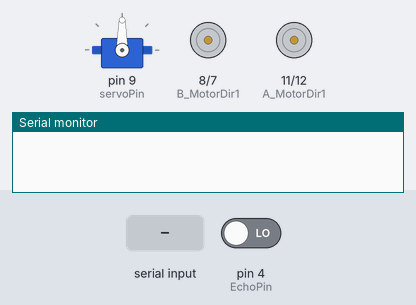
Simulated run of this sketch. Board: Arduino Uno, built with avr-gcc and run on an emulated ATmega328P. Parts: servo, motor-driver pin pairs drawn as motors (green arrow = first pin HIGH = forward, orange = second pin HIGH = backward, longer = more drive, scaled by the enable pin), the last lines printed to the serial monitor. The inputs (shaded band) are chosen by the test bench; at power-on: pin 4 (EchoPin) LOW.

Above: at 1.2 s.
1.3 s: byte 53 (FELADAT1START) received over Serial
At 3.4 s:
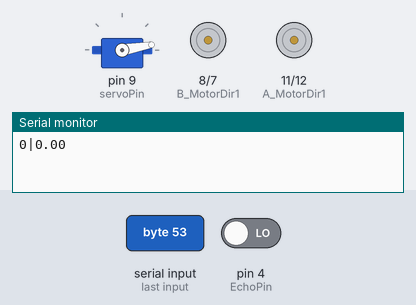
4.3 s: "1" received over Serial
At 5.8 s:
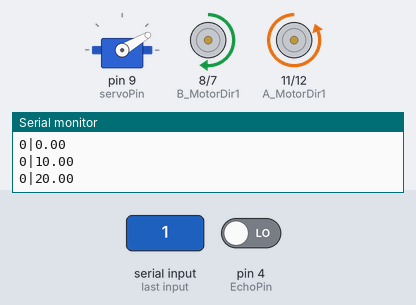
7.3 s: byte 51 (LEFT) received over Serial
At 7.6 s:
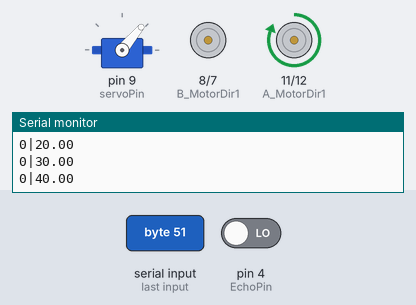
10.3 s: "0" received over Serial
At 11.6 s:
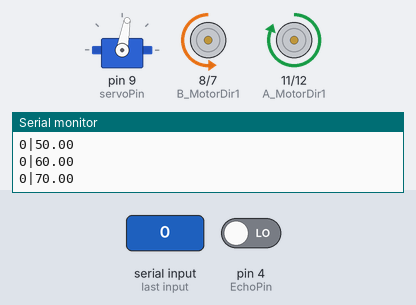
13.3 s: byte 52 (STOP) received over Serial
At 15.4 s:
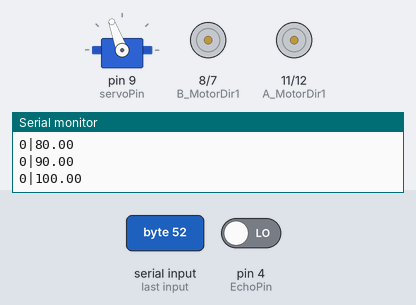
16.3 s: "2" received over Serial
At 17.5 s:
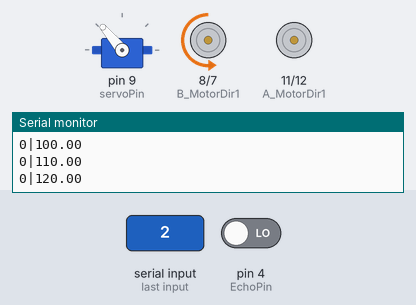
Timing chart, 0 to 23.2 s (numbered marks = the images above; inputs shaded):
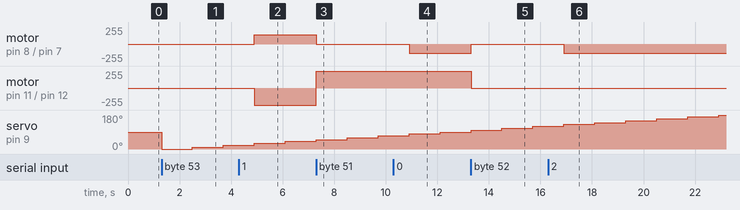

The sketch:

bir_auto.ino
```cpp
#include <TimerOne.h>
#include <Servo.h>

int maxDistance = 50;

int EchoPin = 4;
int TriggerPin = 5;
int MaximumRange = 200;
int MinimumRange = 0;

int servoPin = 9;
Servo myservo;

int A_MotorEnable = 13;
int A_MotorDir2 = 12;
int A_MotorDir1 = 11;

int B_MotorDir1 = 8;
int B_MotorDir2 = 7;
int B_MotorEnable = 6;

int MotorSpeed = 140;

enum gestureType {
  START = 48,
  DOWN = 49,
  RIGHT = 50,
  LEFT = 51,
  STOP = 52,
  FELADAT1START = 53,
  FELADAT1END = 54,
  FELADAT2START = 55,
  FELADAT2END = 56,
  WAITING = 57
};

gestureType actGesture;

struct detectedObject {
  float angle;
  float distance;
};

void setup() {
  // put your setup code here, to run once:
  //pinMode(LED_BUILTIN, OUTPUT);
  Serial.begin(9600);
  myservo.attach(servoPin);

    pinMode(A_MotorDir1, OUTPUT);
  pinMode(A_MotorDir2, OUTPUT);
  pinMode(A_MotorEnable, OUTPUT);
  pinMode(B_MotorDir1, OUTPUT);
  pinMode(B_MotorDir2, OUTPUT);
  pinMode(B_MotorEnable, OUTPUT);

}

void loop() {
  // put your main code here, to run repeatedly:
  switch (actGesture) {
    case FELADAT1START:
      doSonarMeasurement();
      break;
  }

  watchForIncomingMessages();
}

void watchForIncomingMessages() {
  if (Serial.available() > 0) {
    // read the incoming byte:
    int incomingByte = Serial.read();
    switch ( incomingByte) {
      case START:
        moveCarForward();
        break;
      case RIGHT:
        moveCarRight();
        break;
      case DOWN:
        moveCarBackward();
        break;
      case LEFT:
        moveCarLeft();
        break;
      case STOP:
        stopCar();
        break;
      case FELADAT1START:
        actGesture = FELADAT1START;
        break;
      case FELADAT1END:
        actGesture = FELADAT1END;
        break;
      case FELADAT2END:
        stopCar();
        break;
    }
  }
}

void moveCarLeft() {
  A_motorF();
  B_motorStop();
  analogWrite(A_MotorEnable, MotorSpeed);
  analogWrite(B_MotorEnable, MotorSpeed);
}

void moveCarForward() {
  A_motorF();
  B_motorF();
  analogWrite(A_MotorEnable, MotorSpeed);
  analogWrite(B_MotorEnable, MotorSpeed);
}

void moveCarRight() {
  B_motorF();
  A_motorStop();
  analogWrite(A_MotorEnable, MotorSpeed);
  analogWrite(B_MotorEnable, MotorSpeed);
}

void moveCarBackward() {
  A_motorR();
  B_motorR();
  analogWrite(A_MotorEnable, MotorSpeed);
  analogWrite(B_MotorEnable, MotorSpeed);
}

void stopCar() {
  A_motorStop();
  B_motorStop();
}

void doSonarMeasurement() {
  for (int i = 0; i < 181; i += 10) {
    myservo.write(i);
    delay(200);
    long distance = getSonarValue();
    sendMessage(distance, i);
    watchForIncomingMessages();
    if (actGesture == FELADAT1END) {
      break;
    }
  }
}

void sendMessage(long distance, float angle) {
  int distancePercent;
  if (distance > maxDistance) {
    distancePercent = 100;
  }
  else if (distance < 0) {
    distancePercent = 0;
  }
  else {
    distancePercent = (distance * 100) / maxDistance;
  }
  Serial.print(distancePercent);
  Serial.print('|');
  Serial.println(angle);
}

long getSonarValue() {
  digitalWrite(TriggerPin, LOW);
  delayMicroseconds(2);
  digitalWrite(TriggerPin, HIGH);
  delayMicroseconds(10);
  digitalWrite(TriggerPin, LOW);
  long duration = pulseIn(EchoPin, HIGH);
  long distance = duration / 52.2;

  if (distance >= MaximumRange || distance <= MinimumRange) {
    distance = -1;
  }
  return distance;
}

void A_motorStop() {
  digitalWrite(A_MotorDir1, LOW);
  digitalWrite(A_MotorDir2, LOW);
  digitalWrite(A_MotorEnable, LOW);
}
void A_motorR() {
  digitalWrite(A_MotorDir2, HIGH);
  digitalWrite(A_MotorDir1, LOW);
}

void A_motorF() {
  digitalWrite(A_MotorDir2, LOW);
  digitalWrite(A_MotorDir1, HIGH);
}
void B_motorStop() {
  digitalWrite(B_MotorDir1, LOW);
  digitalWrite(B_MotorDir2, LOW);
  digitalWrite(B_MotorEnable, LOW);
}
void B_motorR() {
  digitalWrite(B_MotorDir2, LOW);
  digitalWrite(B_MotorDir1, HIGH);
}
void B_motorF() {
  digitalWrite(B_MotorDir2, HIGH);
  digitalWrite(B_MotorDir1, LOW);
}
```

Measured:
- after the input at 1.3 s, servo on pin 9 (servoPin): 90° → 0° at once, → 10° 1.2 s later, → 20° 1.2 s later
- after the input at 4.3 s, motor on pin 8 (B_MotorDir1) / pin 7 (B_MotorDir2): stopped → forward 140/255 after 0.60 s; motor on pin 11 (A_MotorDir1) / pin 12 (A_MotorDir2): stopped → backward 255/255 after 0.60 s
- after the input at 7.3 s, motor on pin 8 (B_MotorDir1) / pin 7 (B_MotorDir2): forward 140/255 → stopped at once; motor on pin 11 (A_MotorDir1) / pin 12 (A_MotorDir2): backward 255/255 → forward 255/255 at once
- after the input at 10.3 s, motor on pin 8 (B_MotorDir1) / pin 7 (B_MotorDir2): stopped → backward 140/255 after 0.61 s
- after the input at 13.3 s, motor on pin 8 (B_MotorDir1) / pin 7 (B_MotorDir2): backward 140/255 → stopped at once; motor on pin 11 (A_MotorDir1) / pin 12 (A_MotorDir2): forward 255/255 → stopped at once
- after the input at 16.3 s, motor on pin 8 (B_MotorDir1) / pin 7 (B_MotorDir2): stopped → backward 140/255 after 0.61 s
